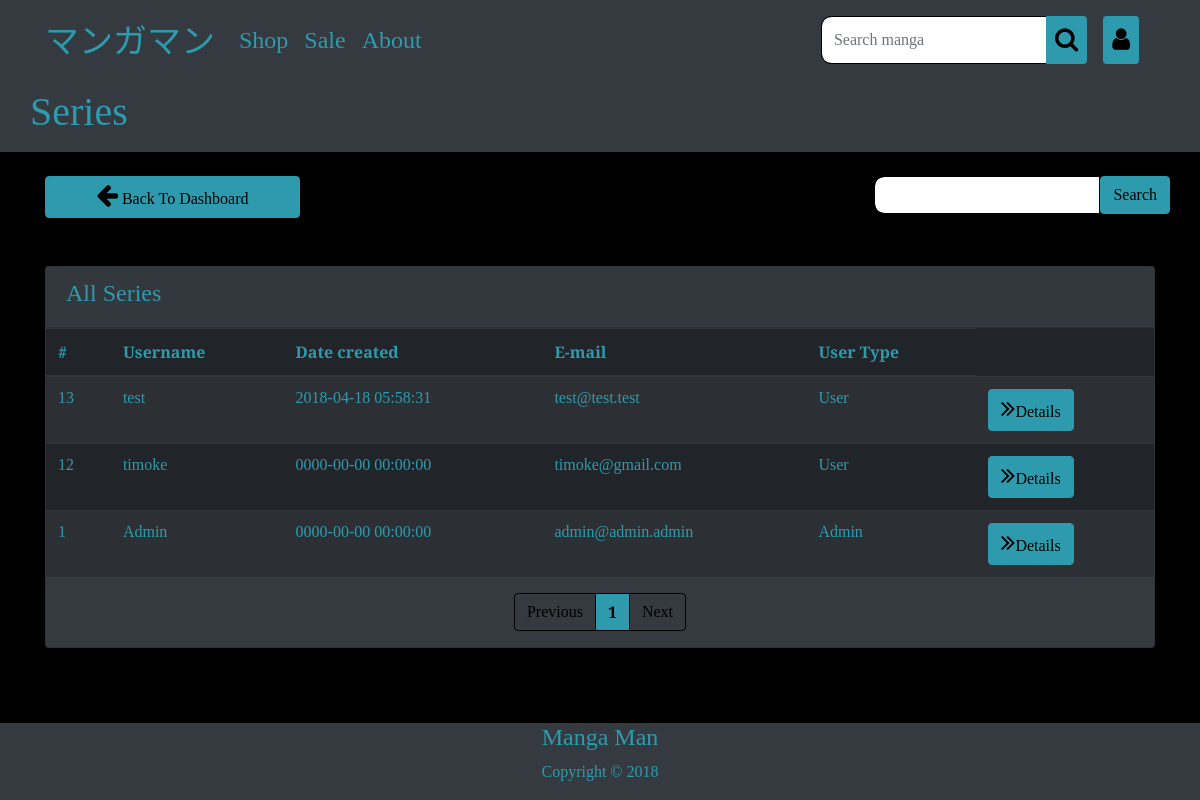
The app's page /users.php, older data.
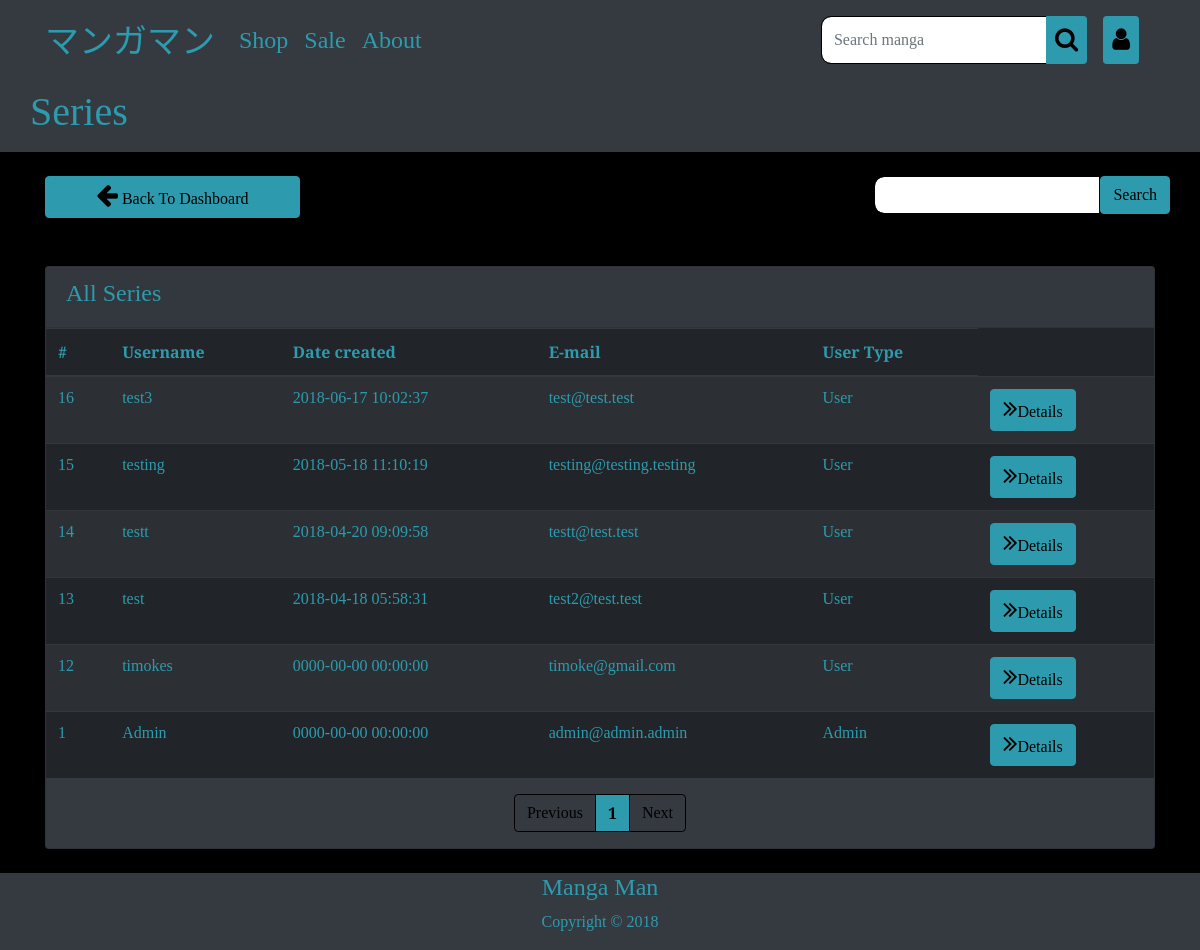
The same page, newer data.
### tables this page shows
CREATE TABLE `users` (
  `id` int(11) NOT NULL,
  `username` varchar(48) NOT NULL,
  `email` varchar(48) NOT NULL,
  `password` varchar(48) NOT NULL,
  `usertype` int(2) NOT NULL,
  `date_created` timestamp NULL DEFAULT CURRENT_TIMESTAMP
);

### users.php (the view, shortened to what this page needs)
<?php
if (isset($_SESSION['aaa'])&& $_SESSION['aaa']=='admin') {
  include('includes/adminheader.php');
}
elseif (isset($_SESSION['aaa'])&& $_SESSION['aaa']=='user'){
  include('includes/userheader.php');
} else {
  include('includes/header.php');
}
if (isset($_GET['page'])) {
  $page = $_GET['page'];
} else {
  $page = 1;
}
?>
<section class="bg-dark">
  <div class="container py-2">
    <div class="row">
      <div class="col-mb-6">
        <h1>Series</h1>
      </div>
    </div>
  </div>
</section>
<section id="post" class="py-4 mb-4">
  <div class="container">
    <div class="row">
      <div class="col-md-3 mr-auto">
        <a href="admin_panel.php" class="btn btn-primary btn-block">
          <i class="fa fa-arrow-left"></i> Back To Dashboard
        </a>
      </div>
      <div class="col-md6 ml-auto">
        <div class="input-group">
          <input type="text" class="form-control" palceholder="Search">
          <span class="input-group-btn">
            <button class="btn btn-primary">Search</button>
          </span>
        </div>
      </div>
    </div>
  </div>
</section>
<section id="posts">
  <div class="container">
    <div class="row">
      <div class="col md-9 mb-4">
        <div class="card bg-dark">
          <div class="card-header">
            <h4>All Series</h4>
          </div>
          <table class="table table-striped table-dark text-primary">
            <thead class="thead-inverse">
              <tr>
                <th>#</th>
                <th>Username</th>
                <th>Date created</th>
                <th>E-mail</th>
                <th>User Type</th>
              </tr>
            </thead>
            <tbody>
              <?php
              $no_of_records_per_page = 15;
              $offset = ($page-1) * $no_of_records_per_page;
              $userquery="SELECT * FROM users ORDER BY id DESC LIMIT $offset, $no_of_records_per_page";
              $query = mysqli_query($connection,$userquery);
              $yesyesyes = "SELECT COUNT('id') FROM users";
              $yesyesyes_result = mysqli_query($connection, $yesyesyes);
              $total_rows = mysqli_fetch_array($yesyesyes_result)[0];
              $total_pages = ceil($total_rows / $no_of_records_per_page);
              while ($row = mysqli_fetch_array($query)) {
                echo '<tr>';
                echo '<td scope="row">'.$row['id'].'</td>';
                echo '<td>'.$row['username'].'</td>';
                echo '<td>'.$row['date_created'].'</td>';
                echo '<td>'.$row['email'].'</td>';
                if($row['usertype'] == 1) {
                  echo '<td>Admin</td>';
                } else {
                  echo '<td>User</td>';
                }
                echo '<td><a href="user_details.php?id='.$row['id'].'" class="btn btn-primary">
                <i class="fa fa-angle-double-right"></i>Details</a></td>';
                echo '</tr>';
              }
              ?>
            </tbody>
          </table>
          <nav>
            <ul class="pagination justify-content-center">
              <li class="<?php if($page == 1){ echo 'disabled'; } ?> page-item">
                <a class="page-link" href="<?php if($page <= 1){ echo '#'; } else { echo "?page=".($page - 1); } ?> " tabindex="-1">Previous</a>
              </li>
            <?php
            if ($total_pages >= 1) {
              for ($i=1; $i<=$total_pages ; $i++) {
                if ($i==$page) {
                  echo "<li class=\"page-item\"><b><a class=\"page-link\" href=\"?page=$i\">$i</a></b></li> ";
                } else {
                  echo "<li class=\"page-item\"><a class=\"page-link\" href=\"?page=$i\">$i</a></li> ";
                }
              }
            }?>
            <li class="<?php if($page >= $total_pages){ echo 'disabled'; } ?> page-item">
              <a class="page-link" href="<?php if($page >= $total_pages){ echo '#'; } else { echo "?page=".($page + 1); } ?>">Next</a>
            </li>
          </ul>
        </nav>
      </div>
    </div>
  </div>
</div>
</section>
<?php include('includes/footer.php'); ?>

Row changes from the older to the newer data that the page shows:
added users: id "16", username "test3", date_created "2018-06-17 10:02:37", email "test@test.test", usertype "User"
added users: id "15", username "testing", date_created "2018-05-18 11:10:19", email "testing@testing.testing", usertype "User"
added users: id "14", username "testt", date_created "2018-04-20 09:09:58", email "testt@test.test", usertype "User"
changed users "test": email "test@test.test" → "test2@test.test"
changed users "timoke@gmail.com": username "timoke" → "timokes"
